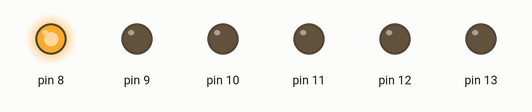
The sketch below on a simulated Arduino Uno, built with avr-gcc and run on an emulated ATmega328P. Shown: output pins drawn as LEDs (lit = HIGH).

Above: at 0.04 s.
At 0.84 s:
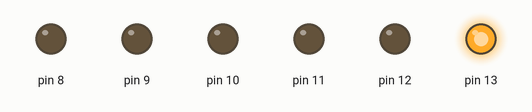
At 1.16 s:
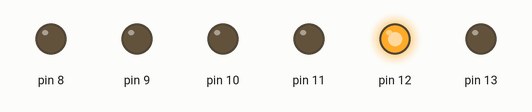
At 2.2 s:
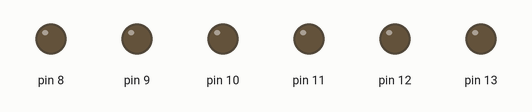
At 3.4 s:
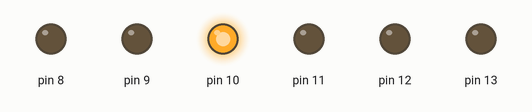
At 4.36 s:
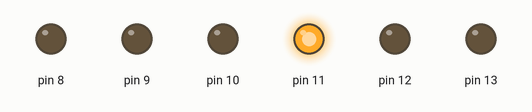
Timing chart, 0 to 4.7 s (numbered marks = the images above):
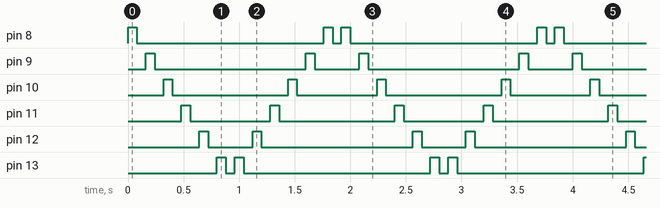

The sketch:

run.ino
```cpp
void setup() {
  for(int x=13;x>=8;x--){
    pinMode(x,OUTPUT);
  }

}

void loop() {
   for(int x=8;x<=13;x++){
    digitalWrite(x,HIGH);
    delay(80);
    digitalWrite(x,LOW);
    delay(80);
    }

  for (int y=13;y>=8;y--){
    digitalWrite(y,HIGH);
    delay(80);
    digitalWrite(y,LOW);
    delay(80);
    }


}
```

Measured:
- by itself, pin 8: repeats every 1.9 s: LOW 1.7 s, HIGH 0.08 s, LOW 0.08 s, HIGH 0.08 s
- by itself, pin 9: repeats every 1.9 s: LOW 1.4 s, HIGH 0.08 s, LOW 0.40 s, HIGH 0.08 s
- by itself, pin 10: repeats every 1.9 s: LOW 1.0 s, HIGH 0.08 s, LOW 0.72 s, HIGH 0.08 s
- by itself, pin 11: repeats every 1.9 s: LOW 0.72 s, HIGH 0.08 s, LOW 1.0 s, HIGH 0.08 s
- by itself, pin 12: repeats every 1.9 s: LOW 0.40 s, HIGH 0.08 s, LOW 1.4 s, HIGH 0.08 s
- by itself, pin 13: repeats every 1.9 s: LOW 0.08 s, HIGH 0.08 s, LOW 1.7 s, HIGH 0.08 s
